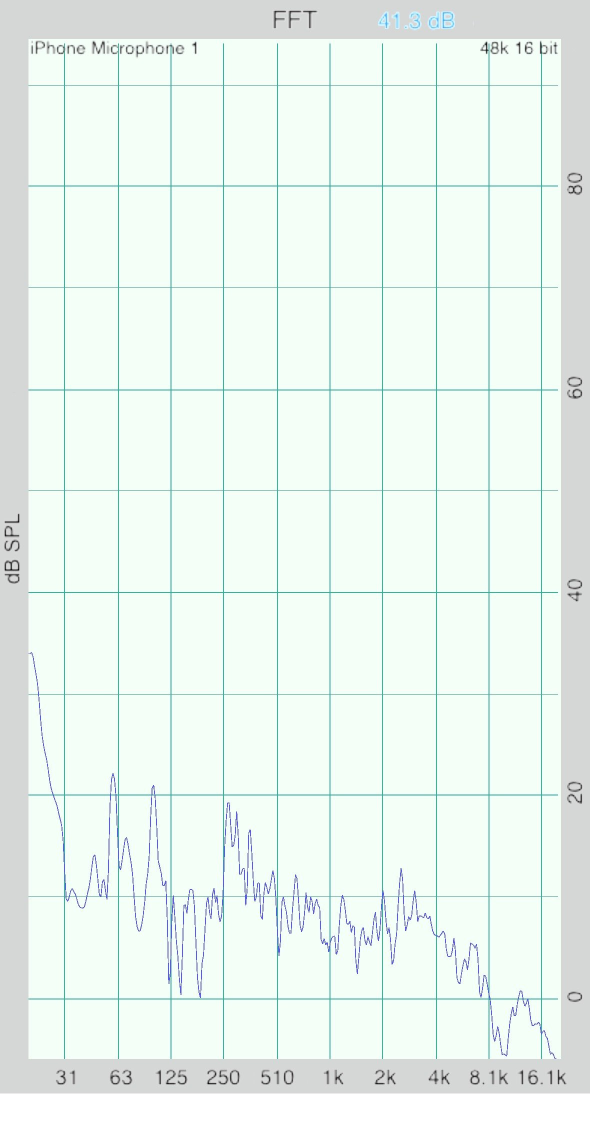
#> input picture docs/images/motors/measured/drill-ambient.jpg, 1179 x 2277 px, found by its file name (shown at 1/2 size); its folder holds 4 pictures in this run
$ python make_tool_spectra.py
#> lines starting #> are read from the running program, lines starting #| are printed output that depends on the picture; after the words box and inside, x2 and y2 are one past the last pixel; in counts of white or black regions, pixels touching at a corner belong together
#!/usr/bin/env python3
"""Measured sound spectra of two cordless tools, for the companion paper on
motor construction ("Inside the Motor", section 5). Written by Claude at
Robert Drzyzgula's direction.

Usage: tools/make_tool_spectra.py   (run from the repository root)
Reads the phone screenshots in docs/images/motors/measured/ and writes
docs/images/motors/tool-spectra.svg.

The screenshots are Robert Drzyzgula's, from the iPhone app Audio Tools
(FFT view, iPhone microphone, 48 kHz, 16 bit), October 2026: a DeWalt
DCD780 drill driver and a DeWalt DCF885 impact driver (both brushed) in a quiet room, each with the
room alone, the trigger just past the start, and the trigger fully in. The
trace is read back off each screenshot (the top edge of the blue line in
each pixel column), and the axes are calibrated from the chart's own
gridlines: one per octave, 1 kHz at x = 660, 105.4 px per octave; 10 dB per
20.3 px, 80 dB at y = 371.5. Accurate to a few percent in frequency and
about 1 dB in level, which is all the app's chart shows anyway.
"""
import os

import matplotlib
matplotlib.use("Agg")
import matplotlib.pyplot as plt
import numpy as np
from PIL import Image

SRC = "docs/images/motors/measured"
OUT = "docs/images/motors"

ACCENT = "#1f5fa8"
WARM = "#b5532a"
GRAY = "#9aa0a6"
INK, MUTED, GRID = "#1f2328", "#5d6670", "#e3e5e8"
plt.rcParams.update({"font.family": "DejaVu Sans", "font.size": 9.5,
                     "svg.fonttype": "none", "axes.titlesize": 10,
                     "axes.titleweight": "bold", "axes.titlecolor": INK,
                     "axes.titlelocation": "left"})


def trace(name):
    """(frequency, dB SPL) read off one screenshot."""
    im = np.asarray(Image.open(os.path.join(SRC, name + ".jpg")).convert("RGB")).astype(int)
    r, g, b = im[:, :, 0], im[:, :, 1], im[:, :, 2]
    blue = (b > 150) & (r < 150) & (g < 150) & (b - r > 60)
    xs, ys = [], []
    for x in range(60, 1110):
        hit = np.where(blue[100:2050, x])[0]
        if len(hit):
            xs.append(x)
            ys.append(hit.min() + 100)
    xs, ys = np.array(xs), np.array(ys)
    return 1000 * 2 ** ((xs - 660) / 105.4), 80 - (ys - 371.5) / 20.3


def style(ax):
    for s in ("top", "right"):
        ax.spines[s].set_visible(False)
    for s in ("left", "bottom"):
        ax.spines[s].set_color(MUTED)
    ax.tick_params(colors=MUTED, length=3)
    ax.grid(axis="y", color=GRID, linewidth=0.8)
    ax.set_axisbelow(True)
    ax.set_xscale("log")
    ax.set_xlim(150, 18500)
    ax.set_ylim(-5, 92)
    ticks = [250, 500, 1000, 2000, 4000, 8000, 16000]
    ax.set_xticks(ticks)
    ax.set_xticklabels(["250", "500", "1k", "2k", "4k", "8k", "16k"])
    ax.minorticks_off()
    ax.set_ylabel("dB SPL", color=MUTED)


def mark(ax, f, label, y=86):
    ax.axvline(f, color=MUTED, linestyle=(0, (2, 3)), linewidth=0.8, zorder=0)
    ax.text(f, y, label, ha="center", va="bottom", fontsize=8.5, color=INK,
            bbox=dict(facecolor="white", edgecolor="none", pad=1))


fig, axes = plt.subplots(2, 1, figsize=(7.2, 6.4), sharex=True)
for ax, tool, title in ((axes[0], "drill", "DeWalt DCD780 drill driver"),
                        (axes[1], "impact", "DeWalt DCF885 impact driver")):
    style(ax)
    for kind, color, lw, label in (("ambient", GRAY, 0.9, "room alone"),
                                   ("low", ACCENT, 1.1, "trigger just in"),
                                   ("full", WARM, 1.1, "trigger fully in")):
        f, db = trace(f"{tool}-{kind}")
#> in trace, `r, g, b = im[:, :, 0], im[:, :, 1], im[:, :, 2]`:
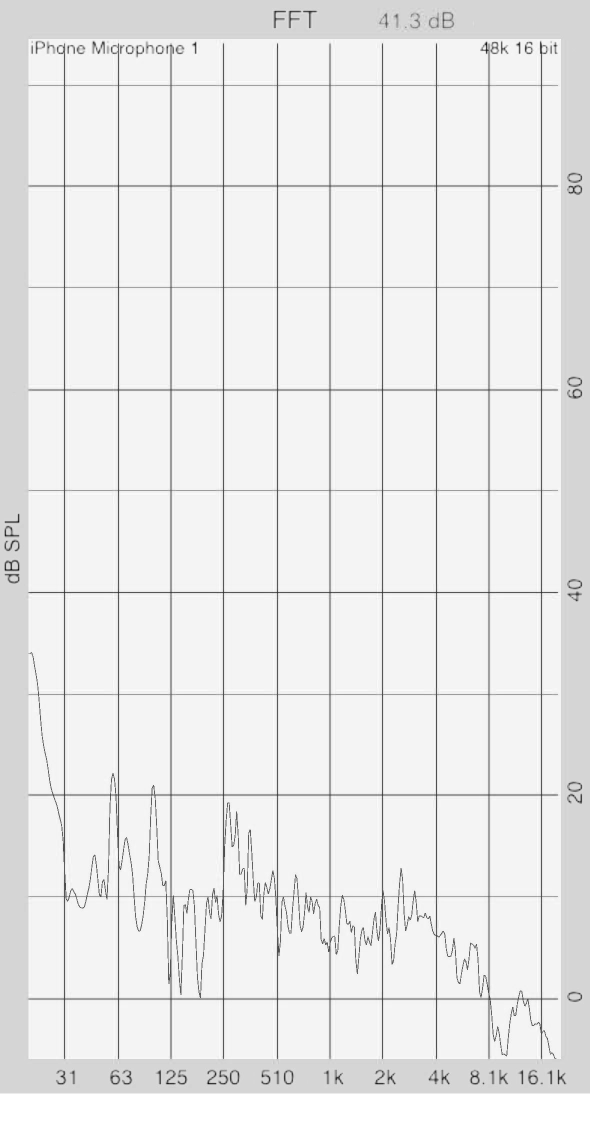
#> r: shape (2277, 1179) int64 (shown at 1/2 size); min 0, max 255, mean 234.4
#> in trace, `r, g, b = im[:, :, 0], im[:, :, 1], im[:, :, 2]`:
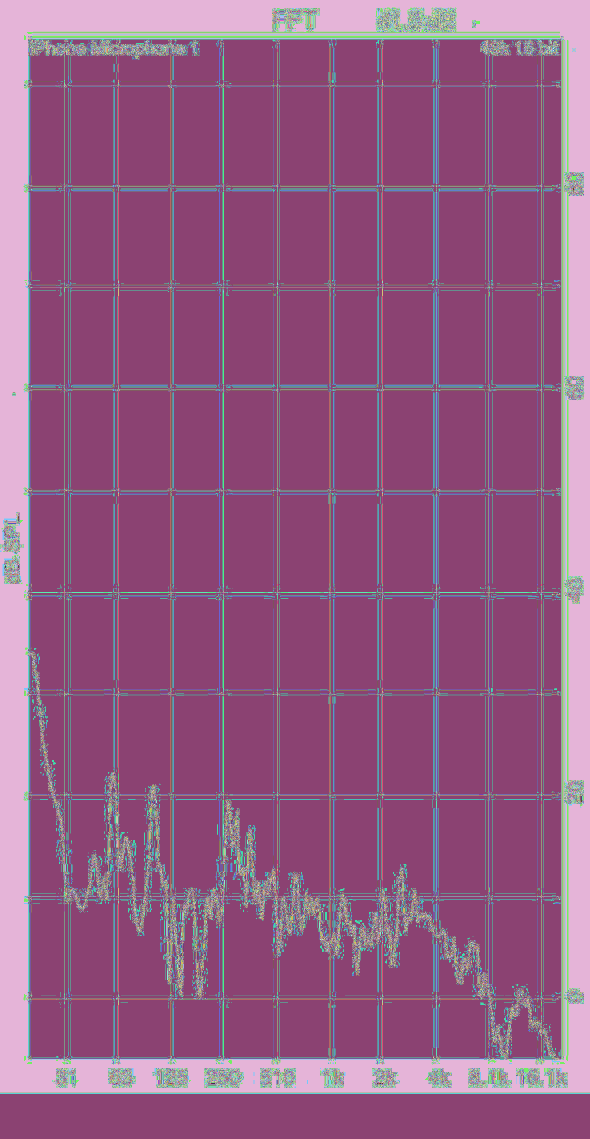
#> g: shape (2277, 1179) int64 (shown at 1/2 size); 256 distinct labels, from 0 to 255; one colour per label, 0 black
#> in trace, `r, g, b = im[:, :, 0], im[:, :, 1], im[:, :, 2]`:
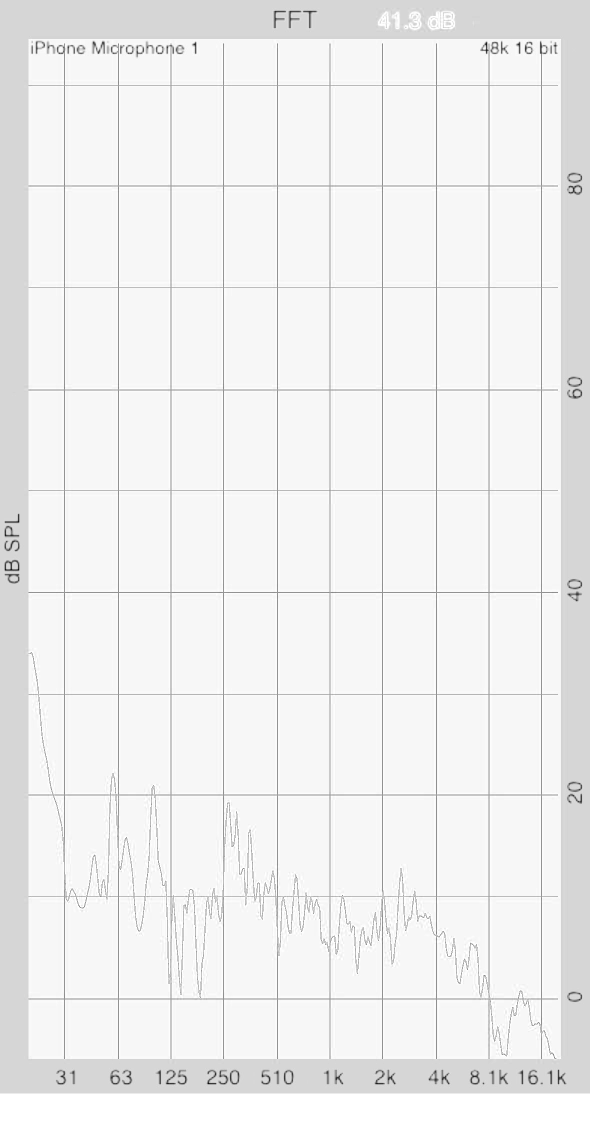
#> b: shape (2277, 1179) int64 (shown at 1/2 size); min 0, max 255, mean 239.5
#> in trace, `blue = (b > 150) & (r < 150) & (g < 150) & (b - r > 60)`:
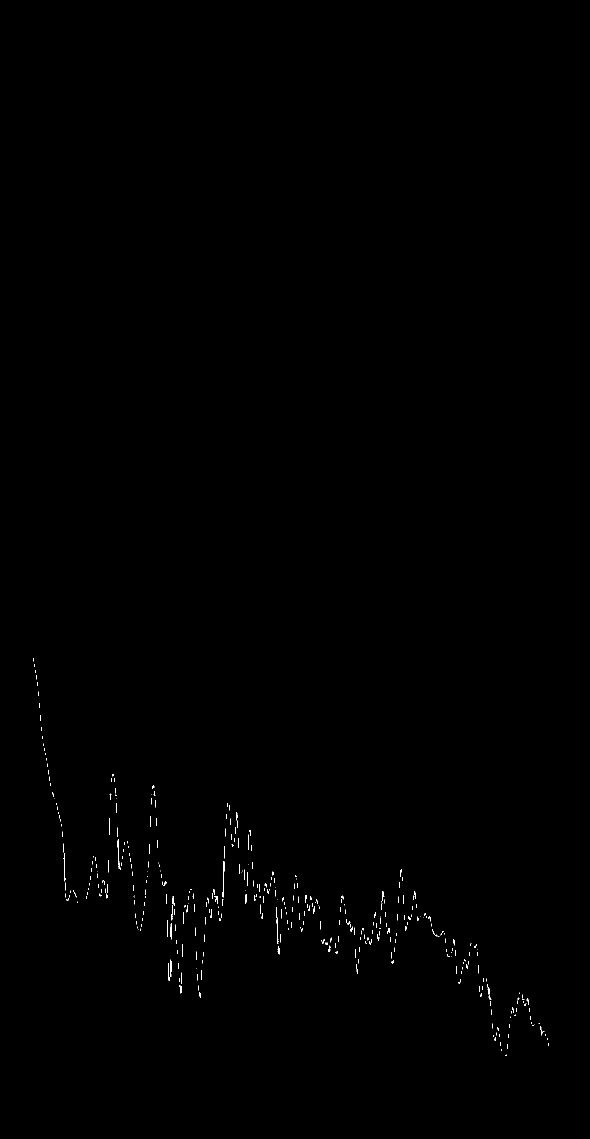
#> blue: shape (2277, 1179) bool (shown at 1/2 size); 0.28% white in thin lines or dots, all inside (x1, y1, x2, y2) = (66, 1317, 1098, 2112)
#> the loop in trace, `for x in range(60, 1110):` made 1050 passes
#> hit on passes 7 to 9: [1217, 1218, 1219, 1220], [1217, 1218, 1219, 1220, 1221, 1222], [1228, 1229, 1230, 1231, 1232]
#> after the loop in trace, `for x in range(60, 1110):`: xs = 873 values from 66 to 1078; ys = 873 values, max 2049 at index 870, min 1317 at index 0, mean 1804.4
#> f = 873 values from 20.11 to 15625.7; db = 873 values, max 33.42 at index 0, min -2.64 at index 870, mean 9.42
        ax.plot(f, db, color=color, linewidth=lw, label=label)
    ax.set_title(title)
#> pass 2 of the loop `for ax, tool, title in ((axes[0], "drill", "DeWalt DCD780 drill driver..`:
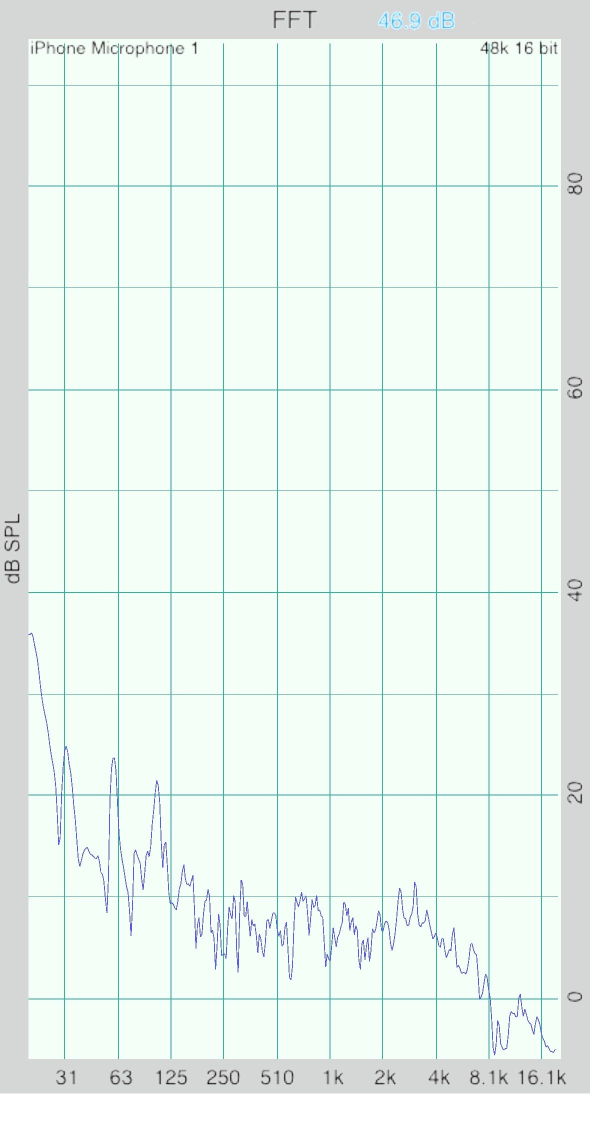
#> input picture docs/images/motors/measured/impact-ambient.jpg, 1179 x 2277 px, found by its file name (shown at 1/2 size)
#> in trace (call 4), `r, g, b = im[:, :, 0], im[:, :, 1], im[:, :, 2]`:
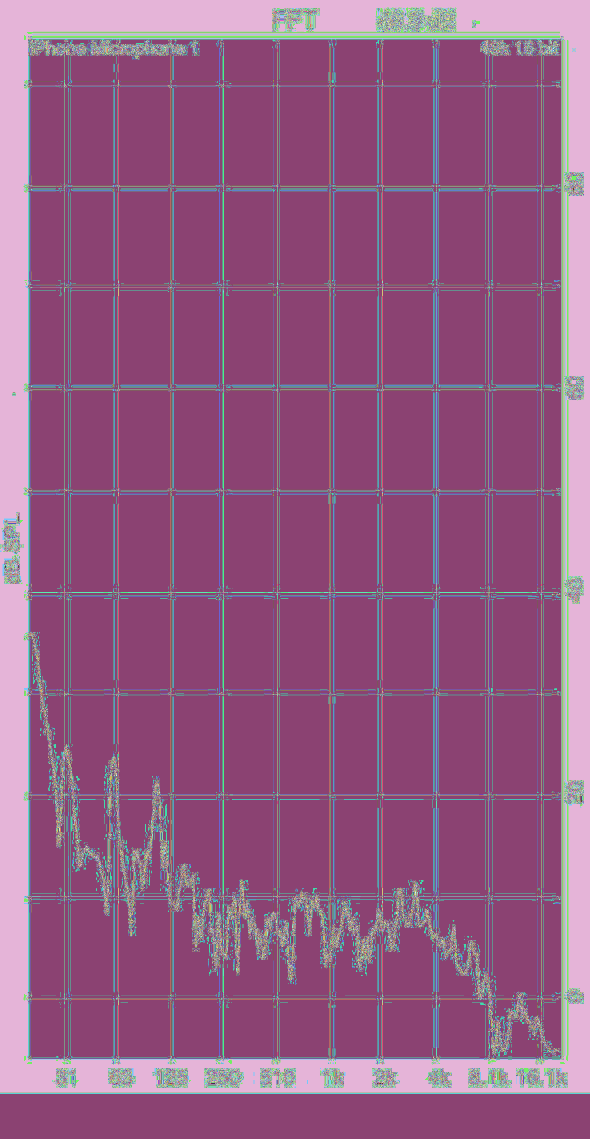
#> g: shape (2277, 1179) int64 (shown at 1/2 size); 256 distinct labels, from 0 to 255; one colour per label, 0 black
#> in trace (call 4), `blue = (b > 150) & (r < 150) & (g < 150) & (b - r > 60)`:
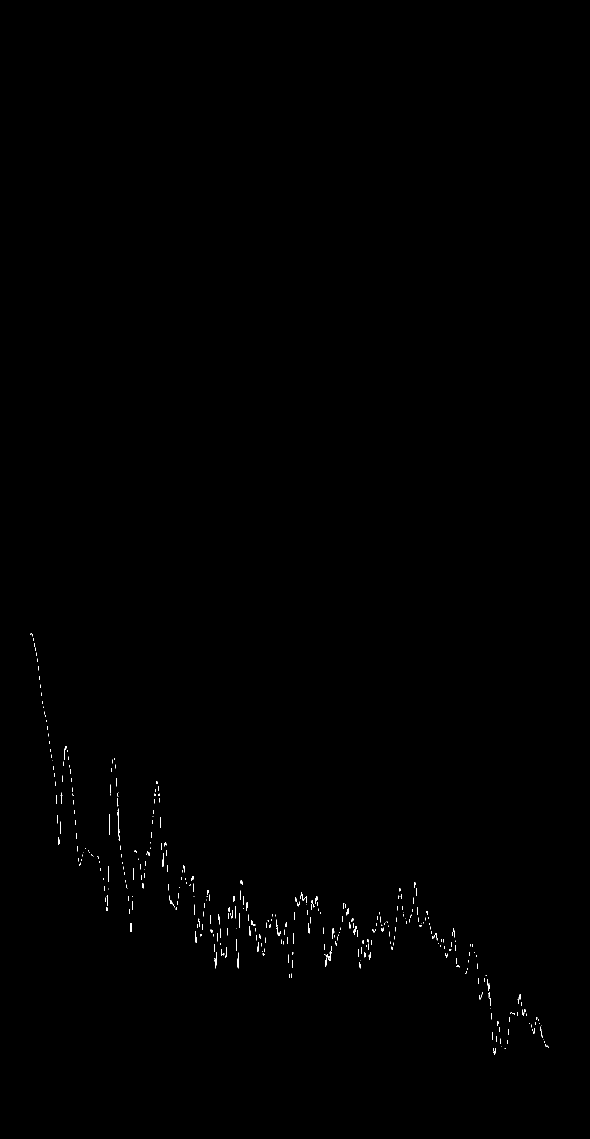
#> blue: shape (2277, 1179) bool (shown at 1/2 size); 0.27% white in thin lines or dots, all inside (x1, y1, x2, y2) = (60, 1266, 1098, 2109)
#> the loop in trace (call 4), `for x in range(60, 1110):` made 1050 passes
#> hit on passes 1 to 3: [1168], [1167, 1168], [1166, 1167]
#> after the loop in trace (call 4), `for x in range(60, 1110):`: xs = 859 values from 60 to 1079; ys = 859 values, max 2049 at index 849, min 1266 at index 2, mean 1795.2
#> f = 859 values from 19.34 to 15728.7; db = 859 values, max 35.94 at index 2, min -2.64 at index 849, mean 9.87
#> (the run stopped early here; a loop or call above may not have finished)
